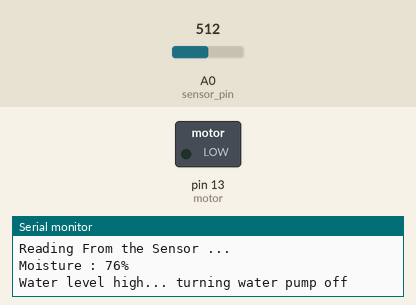
This sketch was run on a simulated Arduino Uno, built with avr-gcc and run on an emulated ATmega328P. On the bench: switched loads named in the sketch (green lamp = pin HIGH), the last lines printed to the serial monitor. Inputs (shaded band) come from the test bench; at power-on: A0 (sensor_pin) = 512.

Above: at 3.2 s.
3.3 s: A0 (sensor_pin) set to 789
7.1 s: A0 (sensor_pin) set to 808
At 8.4 s:
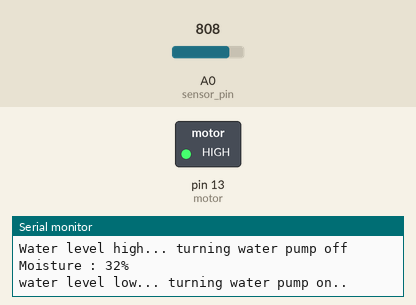
10.9 s: A0 (sensor_pin) set to 790
At 11.9 s:
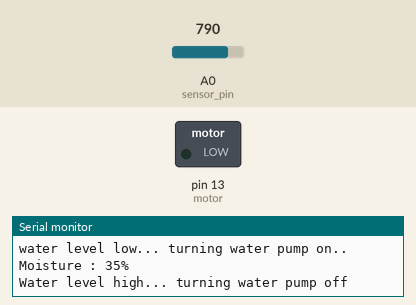
14.7 s: A0 (sensor_pin) set to 810
At 17.7 s:
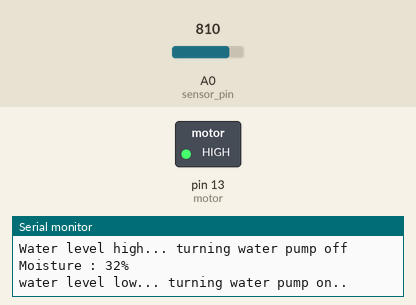
Timing chart, 0 to 19.2 s (numbered marks = the images above; inputs shaded):
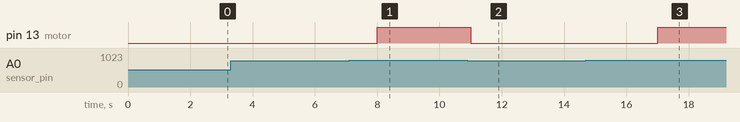

Measured:
- the behaviour switches between 799 and 800 on A0 (sensor_pin) (found by bisection; images 0 and 1)
- after the input at 7.1 s, pin 13 (motor): LOW → HIGH after 0.90 s
- after the input at 10.9 s, pin 13 (motor): HIGH → LOW after 0.10 s
- after the input at 14.7 s, pin 13 (motor): LOW → HIGH after 2.3 s

The sketch:

arduino_code.ino
```cpp
int sensor_pin = A0;
//define the analog pin to which the soil moisture sensor is connected
int motor = 13;
//define the digital pin to which dc water pump is to be connected
int tx = 1;
//define the transmitter pin
int rx = 0;
//define the receiver pin
int output_value ;
//integer to store the output value of soil moiture sensor
const int analogOutPin = 1;
//set analog output pin to pin 1
int threshold = 800;
//set the threshold value = 800
int current_value;
//integer to store current value of soil moisture sensor reading

void setup()
//void setup runs once
{
   Serial.begin(9600);
   //begin serial communication at baud rate 9600
   Serial.println("Reading From the Sensor ...");
   //print that readin from soil moisture sensor has begun
   pinMode(motor, OUTPUT);
   //set motor pin as OUPUT
   pinMode(tx, OUTPUT);
   //set transmitter pin as OUTPUT
   pinMode(rx, INPUT);
   //set receiver pin as OUTPUT
   delay(2000);
   //create a delay of 2s
   }

void loop()
//void loop runs continuously
{
   output_value= analogRead(sensor_pin);
   //read the value of soil moisture sensor and store it in output_value
   current_value = output_value;
   //set current_value equal to output_value
   output_value= constrain(output_value,10,1023);
   //set the contrain on output_value. Minimum = 10 Maximum = 1023
   output_value= map(output_value,10,1023,150,0);
   //map the output_value
   analogWrite(analogOutPin, output_value);
   //send the output_value to transmitter pin
   Serial.print("Moisture : ");
   //print Moisture:
   Serial.print(output_value);
   //print the output_value
   Serial.println("%");
   //print %
   if(current_value >=threshold)
   //check if current_value >= 800
   {
    //if yes then
    Serial.println("water level low... turning water pump on..");
    //print water level low.. turning water pump on..
    digitalWrite(motor,HIGH);
    //turn on the dc water pump
   }
   else
   {
    //if no then
    Serial.println("Water level high... turning water pump off");
    //print water leve high.. turning water pump off..
    digitalWrite(motor,LOW);
    //turn off the dc water pump
   }
   delay(3000);
   //create a delay of 3 second
}
```
